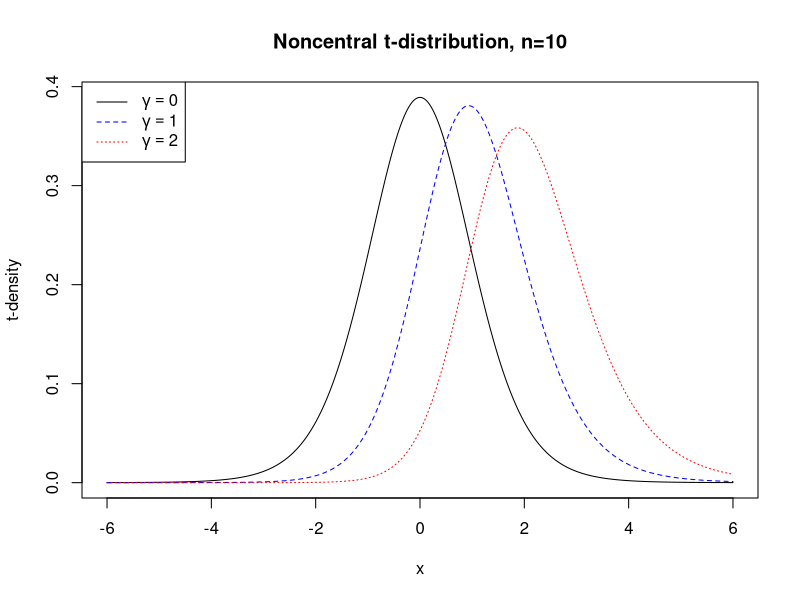
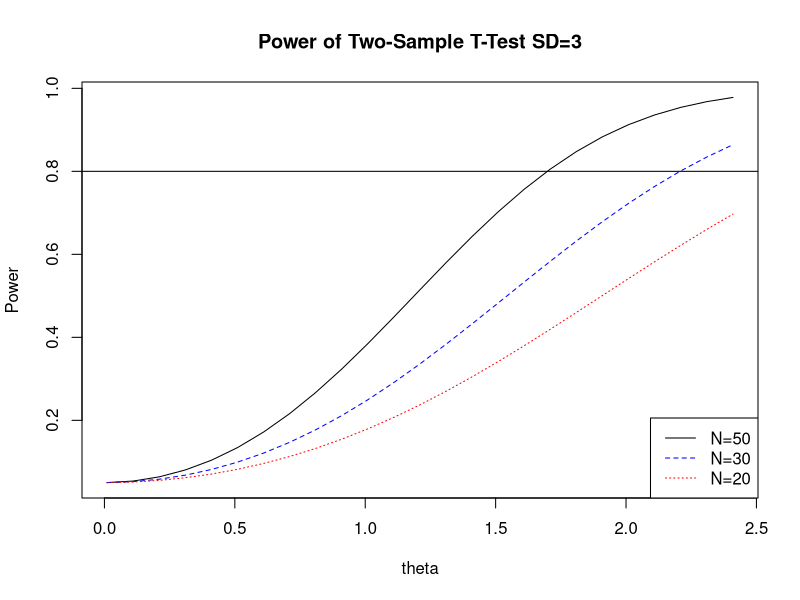
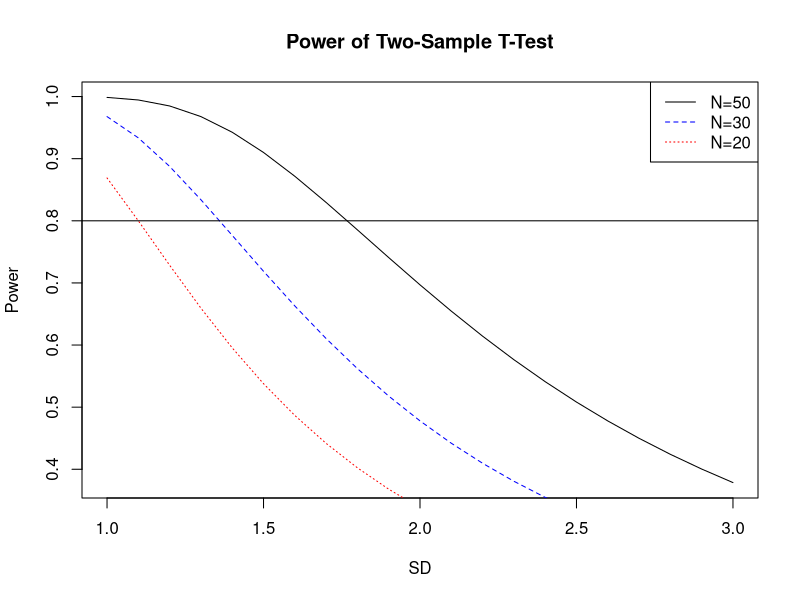
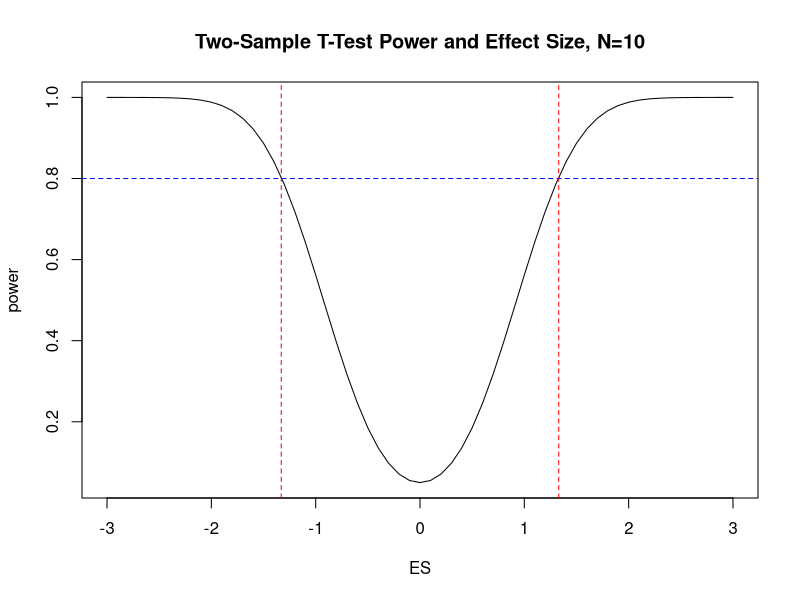
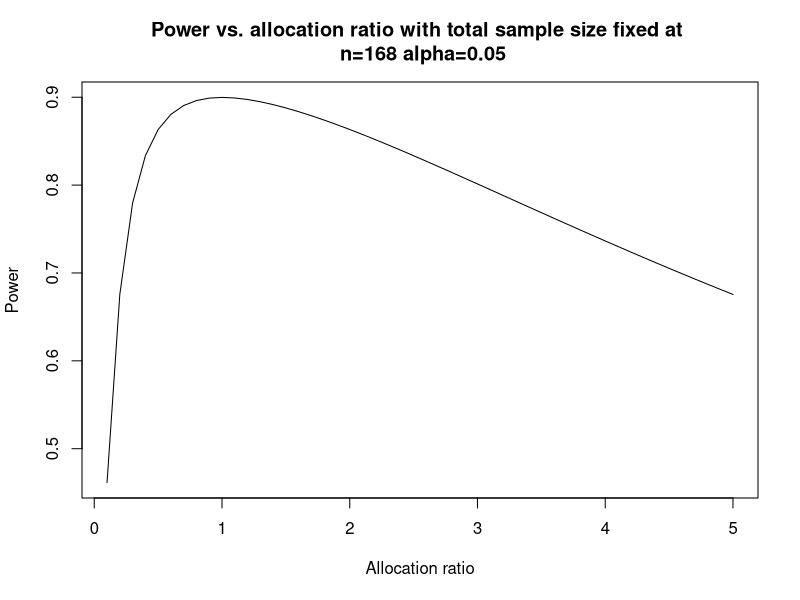

Write R code to recreate these figures, in order.
## ---- chunk 1
pow.z.test <- function(alpha,mu1,mu0,sigma,n){
  arg1 <- qnorm(1-alpha/2)-(mu1-mu0)/(sigma/sqrt(n))
  arg2 <- -1*qnorm(1-alpha/2)-(mu1-mu0)/(sigma/sqrt(n))
  1-pnorm(arg1)+pnorm(arg2)
}
## ---- chunk 2
pow.z.test(.05,.15,0,.2,30) 
## ---- chunk 3
#Plot of noncentral t and central t
x <- seq(-6,6,by=0.01)
plot(x,dt(x,10,0),type="l",ylab="t-density",col="black",xlab="x",main="Noncentral t-distribution, n=10")
points(x,dt(x,10,1),type="l",lty=2,col="blue")
points(x,dt(x,10,2),type="l",lty=3,col="red")
legend("topleft",legend=c(expression(gamma == 0),expression(gamma == 1),expression(gamma == 2)),lty=c(1,2,3),col=c("black","blue","red"))
## ---- chunk 4
onesampttestpow <- function(alpha,n, mu0, mu1,sigma)
{delta <- mu1-mu0
t.crit <-qt(1-alpha/2,n-1)
t.gamma <- sqrt(n)*(delta/sigma)
t.power <- 1-pt(t.crit,n-1,ncp=t.gamma)
            +pt(-t.crit,n-1,ncp=t.gamma)
return(t.power)
}
## ---- chunk 5
onesampttestpow(.05,10,0,.15,0.2)
## ---- chunk 6
power.t.test(n = 10,delta = 0.15,sd = 0.2,
             sig.level = 0.05,type = "one.sample" )
## ---- chunk 7
twosampttestpow <- function(alpha,n1,n2, mu1, mu2,sigma){
delta <- mu1-mu2
t.crit <-qt(1-alpha/2,n1+n2-2)
t.gamma <- delta/(sigma*sqrt(1/n1+1/n2))
t.power <- 1-pt(t.crit,n1+n2-2,ncp=t.gamma)+
             pt(-t.crit,n1+n2-2,ncp=t.gamma)
return(t.power)
}
## ---- chunk 8
twosampttestpow(.05,50,50,1,2,3)
## ---- chunk 9
power.t.test(power = 0.8,delta = 1,sd = 3,sig.level = 0.05)
## ---- chunk 10
# Study power as a function of theta and sample size
pow <- power.t.test(n=50,delta=seq(0.01,2.5,by=0.1),sd=3,power=NULL,type="two.sample",alternative="two.sided",strict=T)
plot(pow$delta,pow$power,type="l",main="Power of Two-Sample T-Test SD=3",xlab="theta",ylab="Power")
pow <- power.t.test(n=30,delta=seq(0.01,2.5,by=0.1),sd=3,power=NULL,type="two.sample",alternative="two.sided",strict=T)
points(pow$delta,pow$power,type="l",lty=2,col="blue")
pow <- power.t.test(n=20,delta=seq(0.01,2.5,by=0.1),sd=3,power=NULL,type="two.sample",alternative="two.sided",strict=T)
points(pow$delta,pow$power,type="l",lty=3,col="red")
abline(a=0.8,b=0)
legend("bottomright",legend=c("N=50","N=30","N=20"),lty=c(1,2,3),col=c("black","blue","red"))
## ---- chunk 11
# Power as a funtion of sample size and sd
pow <- power.t.test(n=50,delta=1,sd=seq(1,3,by=0.1),power=NULL,type="two.sample",alternative="two.sided",strict=T)
plot(pow$sd,pow$power,type="l",main="Power of Two-Sample T-Test",xlab="SD",ylab="Power")
pow <- power.t.test(n=30,delta=1,sd=seq(1,3,by=0.1),power=NULL,type="two.sample",alternative="two.sided",strict=T)
points(pow$sd,pow$power,type="l",lty=2,col="blue")
pow <- power.t.test(n=20,delta=1,sd=seq(1,3,by=0.1),power=NULL,type="two.sample",alternative="two.sided",strict=T)
points(pow$sd,pow$power,type="l",lty=3,col="red")
abline(a=0.8,b=0)
legend("topright",legend=c("N=50","N=30","N=20"),lty=c(1,2,3),col=c("black","blue","red"))
## ---- chunk 12
pow.t <- function(theta){
  alpha <-0.05
  nA <- 10
  nB <- 10
  t.crit <-qt(1-alpha/2,nA+nB-2)
  t.gamma <- theta/(sqrt(1/nA+1/nB))
  t.power <- 1-pt(t.crit,nA+nB-2,ncp=t.gamma)+pt(-t.crit,nA+nB-2,ncp=t.gamma)
  return(t.power)
}
## ---- chunk 13

x <- seq(-3,3,by=0.1)
plot(x,pow.t(x),type="l",xlab="ES",ylab="power",main="Two-Sample T-Test Power and Effect Size, N=10")
abline(v=+1.33,lty=2,col="red")  
abline(v=-1.33,lty=2,col="red")  
abline(h=0.8,lty=2,col="blue") 
## ---- chunk 14
size2z.uneq.test <- function(theta,alpha,beta,sigma,r)
{ zalpha <- qnorm(1-alpha/2)
  zbeta <- qnorm(1-beta)
  n2 <- (1+1/r)*(sigma*(zalpha+zbeta)/theta)^2
  n1 <- r*n2
  return(c(n1,n2))}
## ---- chunk 15
# sample size for theta =1, alpha=0.05, 
# beta=0.1, sigma=2, r=2
# group 1 sample size (experimental group)
size2z.uneq.test(1,.05,.1,2,2)[1] 
# group 2 sample size (control group)
size2z.uneq.test(1,.05,.1,2,2)[2] 
## ---- chunk 16
# power of z test as a function of allocation ratio r,
# total sample size n, alpha, theta, and sigma
pow.z.test <- function(r,n,alpha,theta,sigma)
{
  n2 <- n/(r+1)
  x <- qnorm(1-alpha/2)-abs(theta)/(sigma*sqrt(1/(r*n2)+1/n2))
  pow <- 1-pnorm(x)
  return(pow)
}

plot(x = seq(.1,5,by=0.1),y = pow.z.test(seq(.1,5,by=0.1),168,.05,1,2),type="l",
     xlab="Allocation ratio",ylab="Power",
     main="Power vs. allocation ratio with total sample size fixed at \n n=168 alpha=0.05") 

## ---- chunk 17
power.prop.test(p1 = 0.2,p2 = 0.25,power = 0.8)
## ---- chunk 18
set.seed(2301)
t.test(rnorm(30,mean=3.5,sd=1),rnorm(30,mean=3,sd=1),var.equal = T)
## ---- chunk 19
set.seed(2301)
pvals <- replicate(10,t.test(rnorm(30,mean=3.5,sd=1),
                             rnorm(30,mean=3,sd=1),
                             var.equal = T)$p.value)
pvals # print out 10 p-values
#power is the number of times the test rejects at the 5% level
sum(pvals<=0.05)/10 
## ---- chunk 20
set.seed(2301)
pvals <- replicate(10000,t.test(rnorm(30,mean=3.5,sd=1),
                                rnorm(30,mean=3,sd=1),
                             var.equal = T)$p.value)
sum(pvals<=0.05)/10000 
## ---- chunk 21
power.t.test(n = 30,delta = 0.5,sd = 1,sig.level = 0.05)
## ---- chunk 22
set.seed(2301)
rbinom(1,1500,0.28)
rbinom(1,500,0.20)
## ---- chunk 23
set.seed(2301)
prop.test(x=c(rbinom(1,1500,0.28),rbinom(1,500,0.20)),
          n=c(1500,500),correct = F)
## ---- chunk 24
set.seed(2301)
pvals <- replicate(10000,
prop.test(x=c(rbinom(n = 1,size = 1500,prob = 0.25),          
              rbinom(n=1,size=500,prob=0.20)),
              n=c(1500,500),correct=F)$p.value)
sum(pvals<=0.05)/10000
